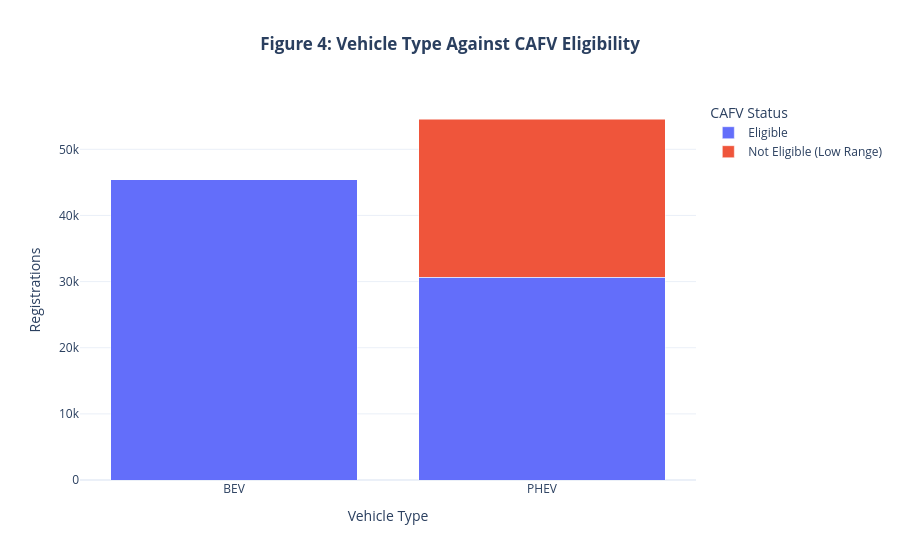

Notebook code for this chart:
### Code cell
fig = viz.cafv_by_type_bar(cafv_counts)

fig.show()

### Figure 1 — Plotly figure (JSON) as saved in the notebook; plotly's stock layout.template omitted (floating-point values rounded to 4 significant figures)
{"data": [{"hovertemplate": "CAFV Status=Eligible<br>Electric Vehicle Type=%{x}<br>Registrations=%{y}<extra></extra>", "legendgroup": "Eligible", "marker": {"color": "#636efa", "pattern": {"shape": ""}}, "name": "Eligible", "orientation": "v", "showlegend": true, "textposition": "auto", "type": "bar", "x": ["BEV", "PHEV"], "xaxis": "x", "y": [45391, 30625], "yaxis": "y"}, {"hovertemplate": "CAFV Status=Not Eligible (Low Range)<br>Electric Vehicle Type=%{x}<br>Registrations=%{y}<extra></extra>", "legendgroup": "Not Eligible (Low Range)", "marker": {"color": "#EF553B", "pattern": {"shape": ""}}, "name": "Not Eligible (Low Range)", "orientation": "v", "showlegend": true, "textposition": "auto", "type": "bar", "x": ["PHEV"], "xaxis": "x", "y": [23961], "yaxis": "y"}], "layout": {"barmode": "stack", "legend": {"title": {"text": "CAFV Status"}, "tracegroupgap": 0}, "title": {"text": "<b>Figure 4: Vehicle Type Against CAFV Eligibility</b>", "x": 0.5}, "xaxis": {"anchor": "y", "domain": [0.0, 1.0], "title": {"text": "Vehicle Type"}}, "yaxis": {"anchor": "x", "domain": [0.0, 1.0], "title": {"text": "Registrations"}}}}
